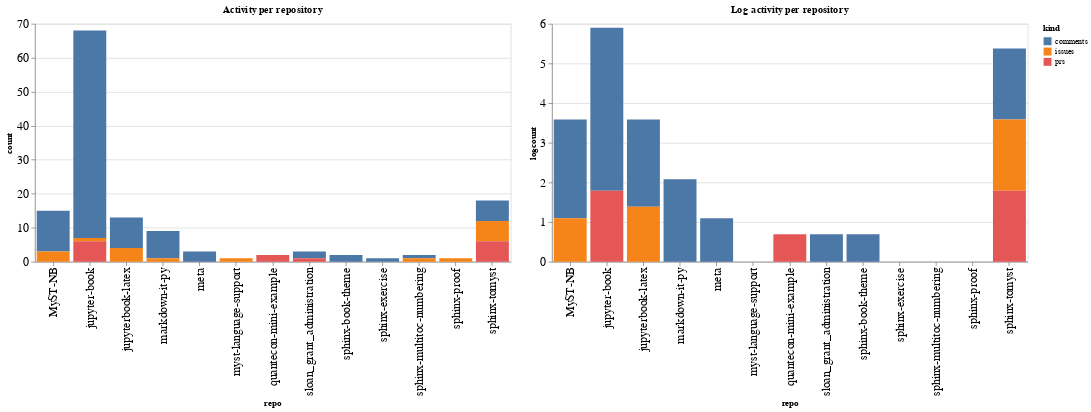

The notebook cell saved with this chart:
### Code cell
ch1 = alt.Chart(repo_summaries, width=600, title="Activity per repository").mark_bar().encode(
    x='repo',
    y='count',
    color='kind',
    tooltip="kind"
)

ch2 = alt.Chart(repo_summaries, width=600, title="Log activity per repository").mark_bar().encode(
    x='repo',
    y='logcount',
    color='kind',
    tooltip="kind"
)

ch1 | ch2

### Figure 1 — Vega-Lite specification as saved in the notebook (floating-point values rounded to 4 significant figures)
{"config": {"axisLeft": {"labelFontSize": 15}, "axisBottom": {"labelFontSize": 15}}, "hconcat": [{"mark": "bar", "encoding": {"color": {"type": "nominal", "field": "kind"}, "tooltip": {"type": "nominal", "field": "kind"}, "x": {"type": "nominal", "field": "repo"}, "y": {"type": "quantitative", "field": "count"}}, "title": "Activity per repository", "width": 600}, {"mark": "bar", "encoding": {"color": {"type": "nominal", "field": "kind"}, "tooltip": {"type": "nominal", "field": "kind"}, "x": {"type": "nominal", "field": "repo"}, "y": {"type": "quantitative", "field": "logcount"}}, "title": "Log activity per repository", "width": 600}], "data": {"name": "data-b301f4da9a8dd01b80e0f547d7011ca3"}, "$schema": "https://vega.github.io/schema/vega-lite/v4.8.1.json", "datasets": {"data-b301f4da9a8dd01b80e0f547d7011ca3": [{"repo": "MyST-NB", "kind": "comments", "count": 12, "logcount": 2.485}, {"repo": "MyST-NB", "kind": "issues", "count": 3, "logcount": 1.099}, {"repo": "jupyter-book", "kind": "comments", "count": 61, "logcount": 4.111}, {"repo": "jupyter-book", "kind": "issues", "count": 1, "logcount": 0.0}, {"repo": "jupyter-book", "kind": "prs", "count": 6, "logcount": 1.792}, {"repo": "jupyterbook-latex", "kind": "comments", "count": 9, "logcount": 2.197}, {"repo": "jupyterbook-latex", "kind": "issues", "count": 4, "logcount": 1.386}, {"repo": "markdown-it-py", "kind": "comments", "count": 8, "logcount": 2.079}, {"repo": "markdown-it-py", "kind": "issues", "count": 1, "logcount": 0.0}, {"repo": "meta", "kind": "comments", "count": 3, "logcount": 1.099}, {"repo": "myst-language-support", "kind": "issues", "count": 1, "logcount": 0.0}, {"repo": "quantecon-mini-example", "kind": "prs", "count": 2, "logcount": 0.6931}, {"repo": "sloan_grant_administration", "kind": "comments", "count": 2, "logcount": 0.6931}, {"repo": "sloan_grant_administration", "kind": "prs", "count": 1, "logcount": 0.0}, {"repo": "sphinx-book-theme", "kind": "comments", "count": 2, "logcount": 0.6931}, {"repo": "sphinx-exercise", "kind": "comments", "count": 1, "logcount": 0.0}, {"repo": "sphinx-multitoc-numbering", "kind": "comments", "count": 1, "logcount": 0.0}, {"repo": "sphinx-multitoc-numbering", "kind": "issues", "count": 1, "logcount": 0.0}, {"repo": "sphinx-proof", "kind": "issues", "count": 1, "logcount": 0.0}, {"repo": "sphinx-tomyst", "kind": "comments", "count": 6, "logcount": 1.792}, {"repo": "sphinx-tomyst", "kind": "issues", "count": 6, "logcount": 1.792}, {"repo": "sphinx-tomyst", "kind": "prs", "count": 6, "logcount": 1.792}]}}
